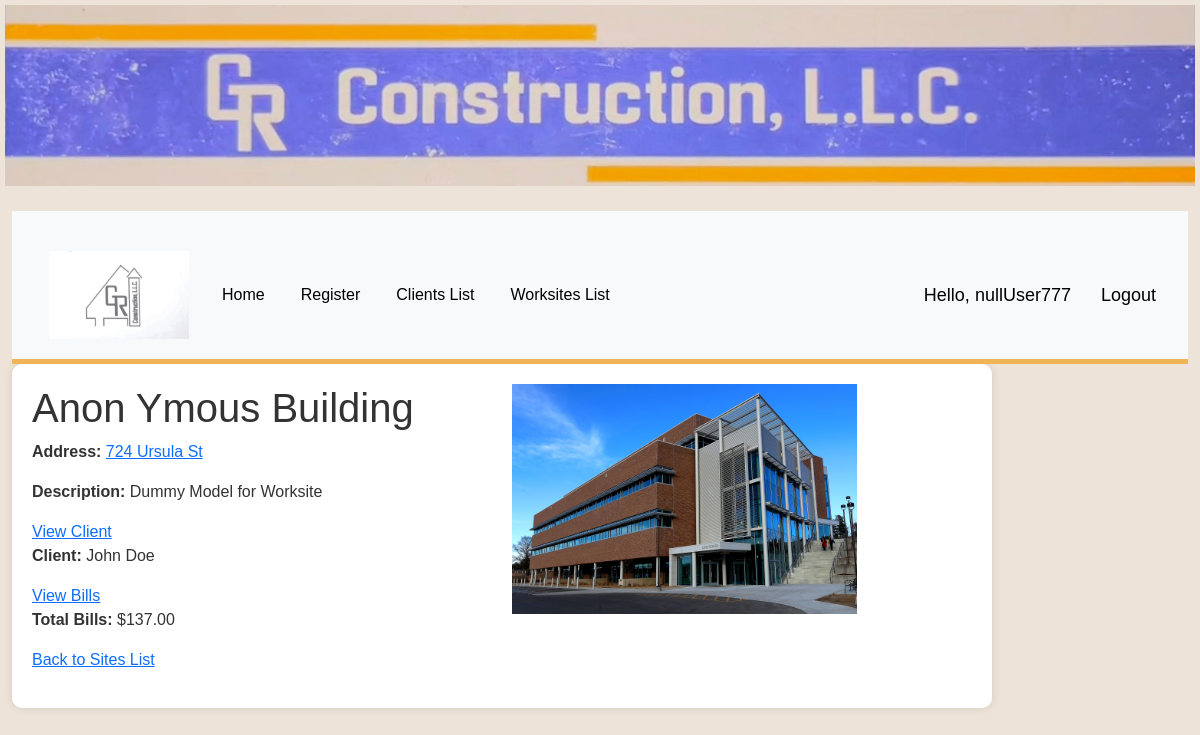
Screenshot of /worksites/1/ (signed in) with the database file from the repository.
### gr_construction_web/models.py (models this page shows, shortened)
class WorkSite(models.Model):
    title = models.CharField(max_length=200)
    address = models.CharField(max_length=200)
    description = models.TextField(blank=True)
    client = models.ForeignKey('Client', on_delete=models.SET_NULL, null=True, blank=True)
    finished_image = models.ImageField(upload_to='worksites/finished', blank=True, null=True)
    def google_maps_url(self):
        return f"https://www.google.com/maps/search/?api=1&query={self.address}"
    @property
    def total_bills(self):
        return sum(bill.amount for bill in self.bills.all())

class Client(models.Model):
    STATUS = (
        ('Active', 'First-Time Customer'),
        ('Active', 'Returning Customer'),
        ('Finished', 'Business Finished'),
        ('Finished', 'Business Pulled')
    )
    name = models.CharField(max_length=200)
    status = models.CharField(max_length=20, choices=STATUS, blank=False)
    email = models.EmailField()
    phone_number = models.CharField(max_length=20)
    description = models.TextField(blank=True)
    def __str__(self):
        return self.name

class Bill(models.Model):
    title = models.CharField(max_length=200)
    amount = models.DecimalField(max_digits=10, decimal_places=2)
    worksite = models.ForeignKey(WorkSite, on_delete=models.CASCADE, related_name='bills', null=True)
    date = models.DateField(_("Date"), default=date.today)

### gr_construction_web/views.py (the view)
# urls.py: path('worksites/<int:pk>/', views.worksite_detail, name='worksite-detail'),
@login_required(login_url='login')
def worksite_detail(request, pk):
    worksite = get_object_or_404(WorkSite, pk=pk)
    return render(request, 'gr_construction_web/worksite_detail.html', {'worksite': worksite})

### gr_construction_web/templates/gr_construction_web/worksite_detail.html (shortened to what this page needs)
{% extends "gr_construction_web/base_template.html" %}
{% block content %}
<!DOCTYPE html>
<html lang="en">
<head>
</head>
<body>
    <div class="worksite-detail-container">
        <div class="worksite-detail-info">
            <h1>{{ worksite.title }}</h1>
            <p><strong>Address:</strong> <a href="{{ worksite.google_maps_url }}">{{ worksite.address }}</a></p>
            <p><strong>Description:</strong> {{ worksite.description }}</p>
            <a href="{% url 'client-detail' worksite.client.id %}">View Client</a>
            <p><strong>Client:</strong> {{ worksite.client }}</p>
            <a href="{% url 'bill-list' worksite.id %}">View Bills</a>
            <p><strong>Total Bills:</strong> ${{ worksite.total_bills }}</p>
            <p><a href="{% url 'worksite-list' %}">Back to Sites List</a></p>
        </div>
        <div class="worksite-detail-image">
            {% if worksite.finished_image %}
                <img src="{{ worksite.finished_image.url }}" alt="Finished Image">
            {% endif %}
        </div>
    </div>
</body>
</html>
{% endblock %}

### gr_construction_web/templates/gr_construction_web/base_template.html (shortened to what this page needs)
{% load static %}
<!DOCTYPE html>
<html lang="en">
<head>
    <link href="https://cdn.jsdelivr.net/npm/bootstrap@5.3.1/dist/css/bootstrap.min.css" rel="stylesheet"
>
</head>
<body>
<a class="navbar-brand" href="{% url 'index' %}">
    <img src="{% static 'images/Main Logo.jpg' %}" alt="Main Logo">
</a>
<div class="container-fluid">
    <nav class="navbar navbar-expand-lg navbar-light bg-light">
        <div class="container-fluid">
            <a class="navbar-brand" href="{% url 'login' %}">
                <img src="{% static 'images/Side Logo.jpg' %}" width="150" height="100">
            </a>
            <div class="collapse navbar-collapse" id="navbarNavAltMarkup">
                <div class="navbar-nav">
                    <a class="nav-link active" aria-current="page" href="{% url 'index' %}">Home</a>
                    <a class="nav-link active" href="{% url 'register' %}">Register</a>
                    <a class="nav-link active" href="{% url 'clients-list' %}">Clients List</a>
                    <a class="nav-link active" href="{% url 'worksite-list' %}">Worksites List</a>
                </div>
            </div>
            <span class="hello-msg">Hello, {{request.user}}</span>
            <span class="hello-msg"><a href="{% url 'logout' %}?next=/">Logout</a></span>
        </div>
    </nav>
    <div class="col-sm-10">
        {% block content %}
        {% endblock %}
    </div>
</div>
</body>
</html>
{% load static %}

### gr_construction_web/templates/gr_construction_web/base_template.html (style rules this page uses)
body { background-color: #ede3d8; color: #333; font-family: Arial, sans-serif; }
.navbar { background-color: #7172d8; color: #000; padding: 10px; text-align: center; border-bottom: 5px solid #f0b356; }
.navbar a { color: #000; text-decoration: none; margin: 0 10px; }
.navbar-brand img { max-width: 100%; height: auto; padding: 5px; }
.container-fluid { padding-top: 20px; }
.col-sm-10 { background-color: #fff; border-radius: 10px; box-shadow: 0 0 10px rgba(0, 0, 0, 0.1); padding: 20px; }
.hello-msg { font-size: 18px; color: #000; margin-left: 20px; }

### gr_construction_web/templates/gr_construction_web/worksite_detail.html (style rules this page uses)
.worksite-detail-container { display: flex; flex-direction: row; }
.worksite-detail-info { flex: 1; }
.worksite-detail-image { flex: 1; margin-left: 20px; }
.worksite-detail-image img { max-width: 75%; height: auto; }

### rows the page displays
WorkSite: title "Anon Ymous Building", address "724 Ursula St", description "Dummy Model for Worksite", client "John Doe", total_bills "137.00", finished_image (placeholder picture)

### other values shown
{{ request.user }} "nullUser777"
